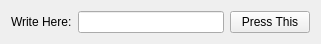
<?xml version="1.0" encoding="UTF-8"?>
<ui version="4.0">
 <class>TheListItem</class>
 <widget class="QWidget" name="TheListItem">
  <property name="geometry">
   <rect>
    <x>0</x>
    <y>0</y>
    <width>321</width>
    <height>43</height>
   </rect>
  </property>
  <property name="windowTitle">
   <string>Form</string>
  </property>
  <layout class="QVBoxLayout" name="verticalLayout">
   <item>
    <layout class="QHBoxLayout" name="horizontalLayout">
     <item>
      <widget class="QLabel" name="label">
       <property name="text">
        <string>Write Here:</string>
       </property>
      </widget>
     </item>
     <item>
      <widget class="QLineEdit" name="lineEdit"/>
     </item>
     <item>
      <widget class="QPushButton" name="pushButton">
       <property name="text">
        <string>Press This</string>
       </property>
      </widget>
     </item>
    </layout>
   </item>
  </layout>
 </widget>
 <resources/>
 <connections/>
</ui>
